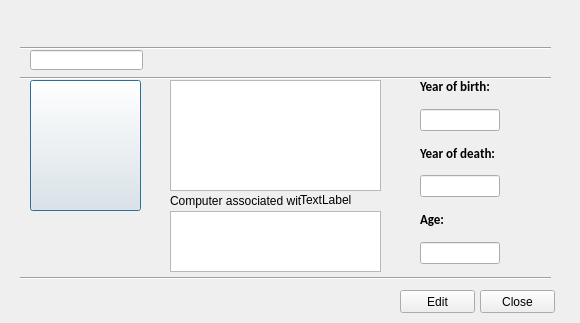
<?xml version="1.0" encoding="UTF-8"?>
<ui version="4.0">
 <class>CSMoreInfo</class>
 <widget class="QDialog" name="CSMoreInfo">
  <property name="geometry">
   <rect>
    <x>0</x>
    <y>0</y>
    <width>580</width>
    <height>323</height>
   </rect>
  </property>
  <property name="windowTitle">
   <string>Dialog</string>
  </property>
  <widget class="Line" name="line">
   <property name="geometry">
    <rect>
     <x>20</x>
     <y>40</y>
     <width>531</width>
     <height>16</height>
    </rect>
   </property>
   <property name="orientation">
    <enum>Qt::Horizontal</enum>
   </property>
  </widget>
  <widget class="QPushButton" name="image_of_person_input">
   <property name="geometry">
    <rect>
     <x>30</x>
     <y>80</y>
     <width>111</width>
     <height>131</height>
    </rect>
   </property>
   <property name="font">
    <font>
     <family>Calibri</family>
    </font>
   </property>
   <property name="text">
    <string/>
   </property>
   <property name="icon">
    <iconset resource="../resources.qrc">
     <normaloff>:/icons/images/image_person.png</normaloff>:/icons/images/image_person.png</iconset>
   </property>
   <property name="iconSize">
    <size>
     <width>100</width>
     <height>150</height>
    </size>
   </property>
  </widget>
  <widget class="QLabel" name="name_input">
   <property name="geometry">
    <rect>
     <x>20</x>
     <y>50</y>
     <width>191</width>
     <height>31</height>
    </rect>
   </property>
   <property name="font">
    <font>
     <family>Calibri</family>
     <pointsize>10</pointsize>
     <weight>50</weight>
     <bold>false</bold>
    </font>
   </property>
   <property name="text">
    <string/>
   </property>
   <property name="alignment">
    <set>Qt::AlignCenter</set>
   </property>
  </widget>
  <widget class="Line" name="line_2">
   <property name="geometry">
    <rect>
     <x>20</x>
     <y>270</y>
     <width>531</width>
     <height>16</height>
    </rect>
   </property>
   <property name="orientation">
    <enum>Qt::Horizontal</enum>
   </property>
  </widget>
  <widget class="QPushButton" name="pushButton">
   <property name="geometry">
    <rect>
     <x>480</x>
     <y>290</y>
     <width>75</width>
     <height>23</height>
    </rect>
   </property>
   <property name="text">
    <string>Close</string>
   </property>
  </widget>
  <widget class="QLabel" name="label">
   <property name="geometry">
    <rect>
     <x>20</x>
     <y>10</y>
     <width>101</width>
     <height>31</height>
    </rect>
   </property>
   <property name="text">
    <string/>
   </property>
   <property name="pixmap">
    <pixmap resource="../resources.qrc">:/icons/images/logo_about.png</pixmap>
   </property>
   <property name="scaledContents">
    <bool>true</bool>
   </property>
  </widget>
  <widget class="Line" name="line_3">
   <property name="geometry">
    <rect>
     <x>20</x>
     <y>70</y>
     <width>531</width>
     <height>16</height>
    </rect>
   </property>
   <property name="orientation">
    <enum>Qt::Horizontal</enum>
   </property>
  </widget>
  <widget class="QWidget" name="layoutWidget">
   <property name="geometry">
    <rect>
     <x>420</x>
     <y>70</y>
     <width>80</width>
     <height>194</height>
    </rect>
   </property>
   <layout class="QVBoxLayout" name="verticalLayout">
    <item>
     <widget class="QLabel" name="label_Name">
      <property name="font">
       <font>
        <family>Calibri</family>
        <pointsize>10</pointsize>
        <weight>75</weight>
        <bold>true</bold>
       </font>
      </property>
      <property name="text">
       <string>Year of birth:</string>
      </property>
     </widget>
    </item>
    <item>
     <widget class="QLineEdit" name="lineEdit_aboutYearOfBirth"/>
    </item>
    <item>
     <widget class="QLabel" name="label_yearOfDeath">
      <property name="font">
       <font>
        <family>Calibri</family>
        <pointsize>10</pointsize>
        <weight>75</weight>
        <bold>true</bold>
       </font>
      </property>
      <property name="text">
       <string>Year of death:</string>
      </property>
     </widget>
    </item>
    <item>
     <widget class="QLineEdit" name="lineEdit_aboutYearOfDeath"/>
    </item>
    <item>
     <widget class="QLabel" name="label_Age">
      <property name="font">
       <font>
        <family>Calibri</family>
        <pointsize>10</pointsize>
        <weight>75</weight>
        <bold>true</bold>
       </font>
      </property>
      <property name="text">
       <string>Age:</string>
      </property>
     </widget>
    </item>
    <item>
     <widget class="QLineEdit" name="lineEdit_aboutAge"/>
    </item>
   </layout>
  </widget>
  <widget class="QPushButton" name="pushButton_2">
   <property name="geometry">
    <rect>
     <x>400</x>
     <y>290</y>
     <width>75</width>
     <height>23</height>
    </rect>
   </property>
   <property name="text">
    <string>Edit</string>
   </property>
  </widget>
  <widget class="QLineEdit" name="lineEdit_aboutName">
   <property name="geometry">
    <rect>
     <x>30</x>
     <y>50</y>
     <width>113</width>
     <height>20</height>
    </rect>
   </property>
  </widget>
  <widget class="QLabel" name="yearOfDeath_input">
   <property name="geometry">
    <rect>
     <x>280</x>
     <y>220</y>
     <width>78</width>
     <height>27</height>
    </rect>
   </property>
   <property name="font">
    <font>
     <family>Calibri</family>
    </font>
   </property>
   <property name="text">
    <string/>
   </property>
  </widget>
  <widget class="QPlainTextEdit" name="plainTextEdit_aboutComment">
   <property name="geometry">
    <rect>
     <x>170</x>
     <y>80</y>
     <width>211</width>
     <height>111</height>
    </rect>
   </property>
  </widget>
  <widget class="QTableWidget" name="tableWidget_aboutRelations">
   <property name="geometry">
    <rect>
     <x>170</x>
     <y>211</y>
     <width>211</width>
     <height>61</height>
    </rect>
   </property>
  </widget>
  <widget class="QLabel" name="label_aboutAssociation">
   <property name="geometry">
    <rect>
     <x>170</x>
     <y>190</y>
     <width>131</width>
     <height>21</height>
    </rect>
   </property>
   <property name="text">
    <string>Computer associated with </string>
   </property>
  </widget>
  <widget class="QLabel" name="label_aboutName">
   <property name="geometry">
    <rect>
     <x>300</x>
     <y>190</y>
     <width>61</width>
     <height>20</height>
    </rect>
   </property>
   <property name="text">
    <string>TextLabel</string>
   </property>
  </widget>
  <zorder>layoutWidget</zorder>
  <zorder>line</zorder>
  <zorder>image_of_person_input</zorder>
  <zorder>name_input</zorder>
  <zorder>line_2</zorder>
  <zorder>pushButton</zorder>
  <zorder>label</zorder>
  <zorder>line_3</zorder>
  <zorder>pushButton_2</zorder>
  <zorder>lineEdit_aboutName</zorder>
  <zorder>yearOfDeath_input</zorder>
  <zorder>plainTextEdit_aboutComment</zorder>
  <zorder>tableWidget_aboutRelations</zorder>
  <zorder>label_aboutAssociation</zorder>
  <zorder>label_aboutName</zorder>
 </widget>
 <resources>
  <include location="../resources.qrc"/>
 </resources>
 <connections/>
</ui>
